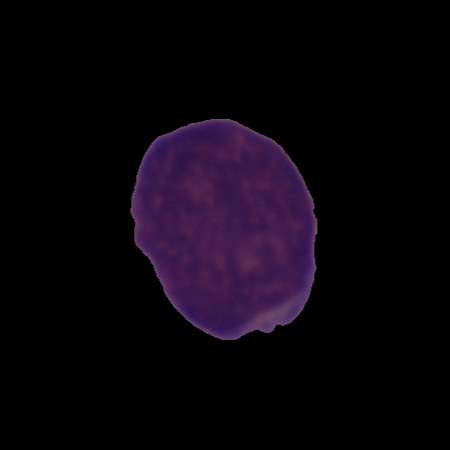
#> input picture plot-AugmExamples/UID_53_4_8_all.bmp, 450 x 450 px
$ python -i genAugmExamples.py   (imports and definitions only)
#> lines starting #> are read from the running program, lines starting #| are printed output that depends on the picture; after the words box and inside, x2 and y2 are one past the last pixel; in counts of white or black regions, pixels touching at a corner belong together
#> further down, picture is the input picture: shape (450, 450, 3); mean B, G, R 12.6, 4.9, 10.6
import numpy as np
import cv2
import matplotlib
from matplotlib import rc
from matplotlib import pyplot as plt

def removeBackground(image):
    if len(image.shape)==3:
        mask = cv2.cvtColor(image, cv2.COLOR_BGR2GRAY)
        _,mask = cv2.threshold(mask, 1, 255, cv2.THRESH_BINARY)
        contours, _ = cv2.findContours(mask, 1, 2)
        c = max(contours, key=cv2.contourArea)
        x,y,w,h = cv2.boundingRect(c)
        return image[y:y+h, x:x+w, :]
    elif len(image.shape)==2:
        _,mask = cv2.threshold(image, 1, 255, cv2.THRESH_BINARY)
        contours, _ = cv2.findContours(mask, 1, 2)
        c = max(contours, key=cv2.contourArea)
        x,y,w,h = cv2.boundingRect(c)
        return image[y:y+h, x:x+w]

def shearImage(image):
    shearV = 0.3
    shearMatrix_X = np.array([[1.0, shearV, 0.0],
                              [0.0, 1.0, 0.0],
                              [0.0, 0.0, 1.0]])
    shearV = 0.2
    shearMatrix_Y = np.array([[1.0, 0.0, 0.0],
                              [shearV, 1.0, 0.0],
                              [0.0, 0.0, 1.0]])
    img = cv2.copyMakeBorder(image,225,225,225,225,cv2.BORDER_CONSTANT,value=[0,0,0])
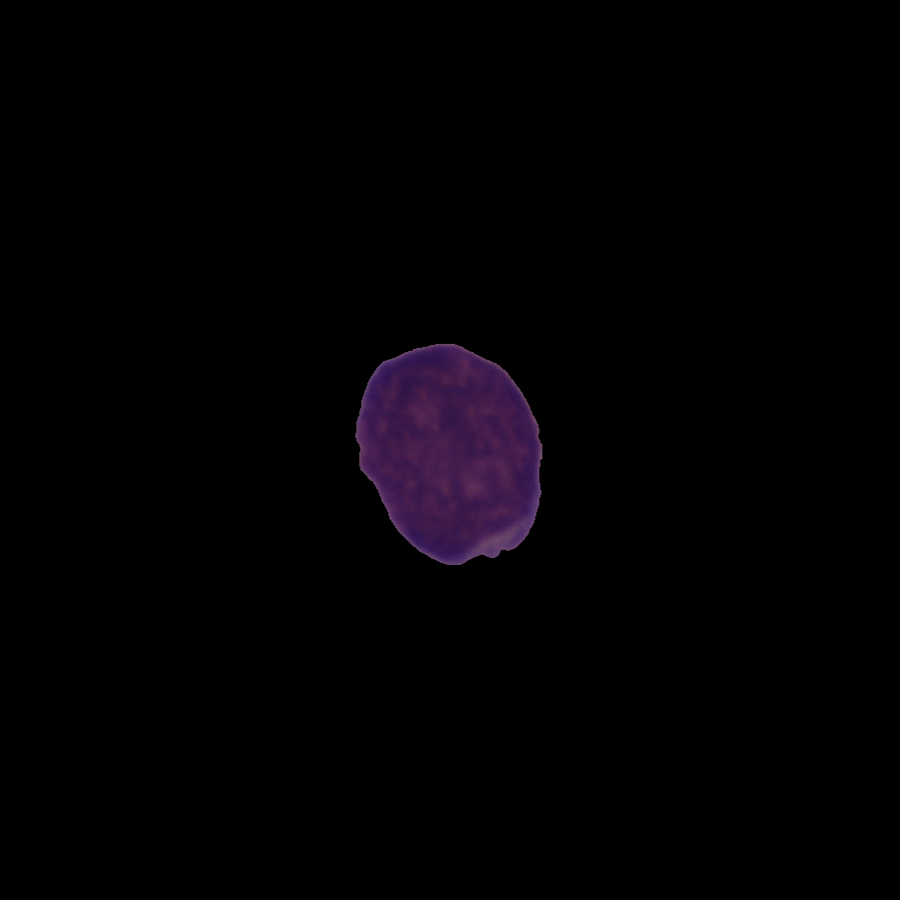
#> img: shape (900, 900, 3); mean B, G, R 3.2, 1.2, 2.6
    height, width, _ = img.shape
#> height = 900; width = 900
    shearAxis = np.random.choice([-1, 0, 1])
    img = cv2.warpPerspective(img, shearMatrix_X, (height,width))
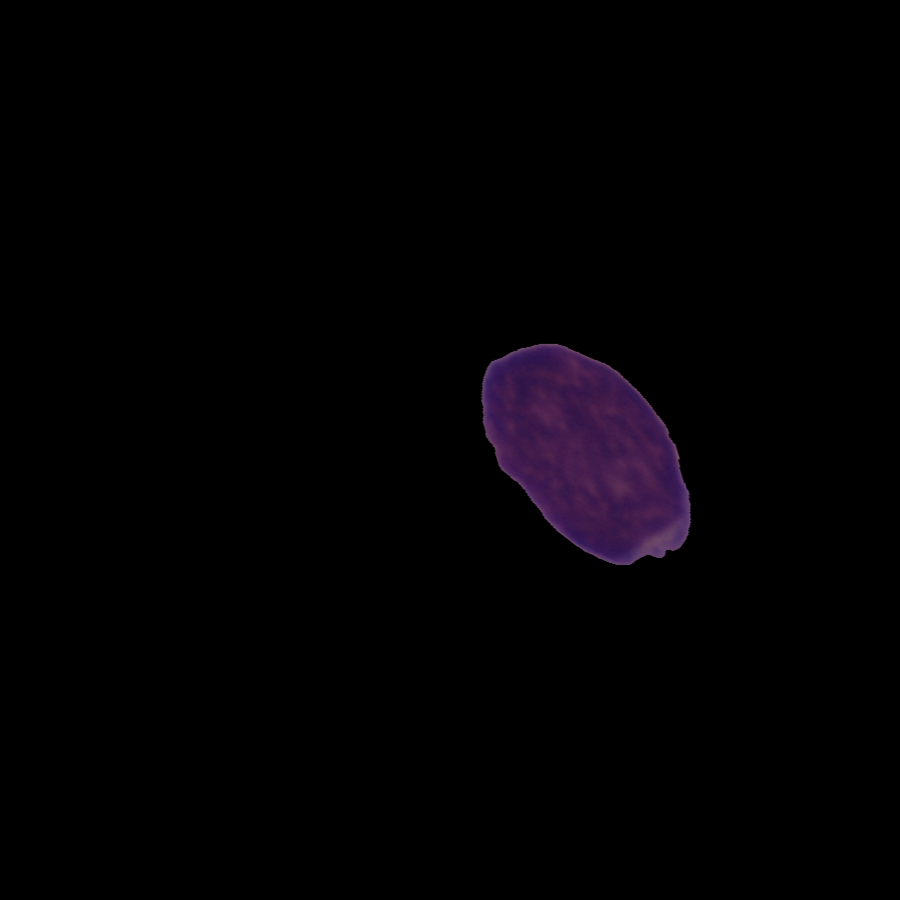
#> img: shape (900, 900, 3); mean B, G, R 3.2, 1.2, 2.6
    img = cv2.warpPerspective(img, shearMatrix_Y, (height,width))
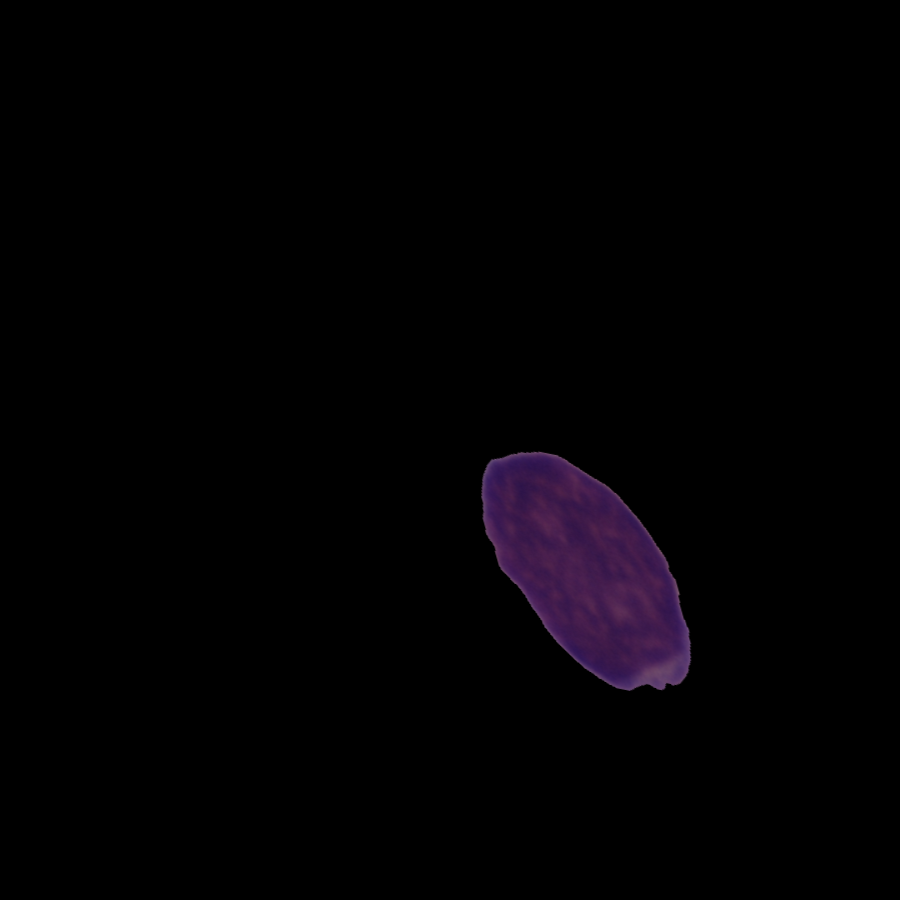
#> img: shape (900, 900, 3); mean B, G, R 3.2, 1.2, 2.7
    img = removeBackground(img)
#> in removeBackground, `mask = cv2.cvtColor(image, cv2.COLOR_BGR2GRAY)`:
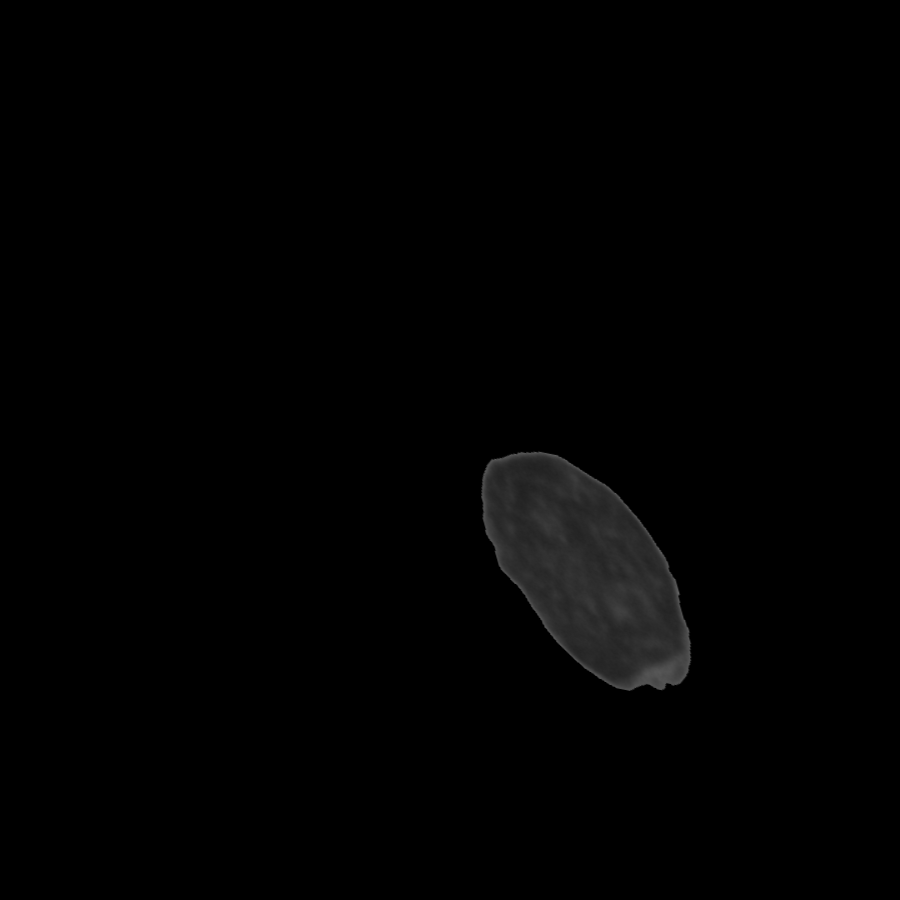
#> mask: shape (900, 900); min 0, max 99, mean 1.9
#> in removeBackground, `_,mask = cv2.threshold(mask, 1, 255, cv2.THRESH_BINARY)`:
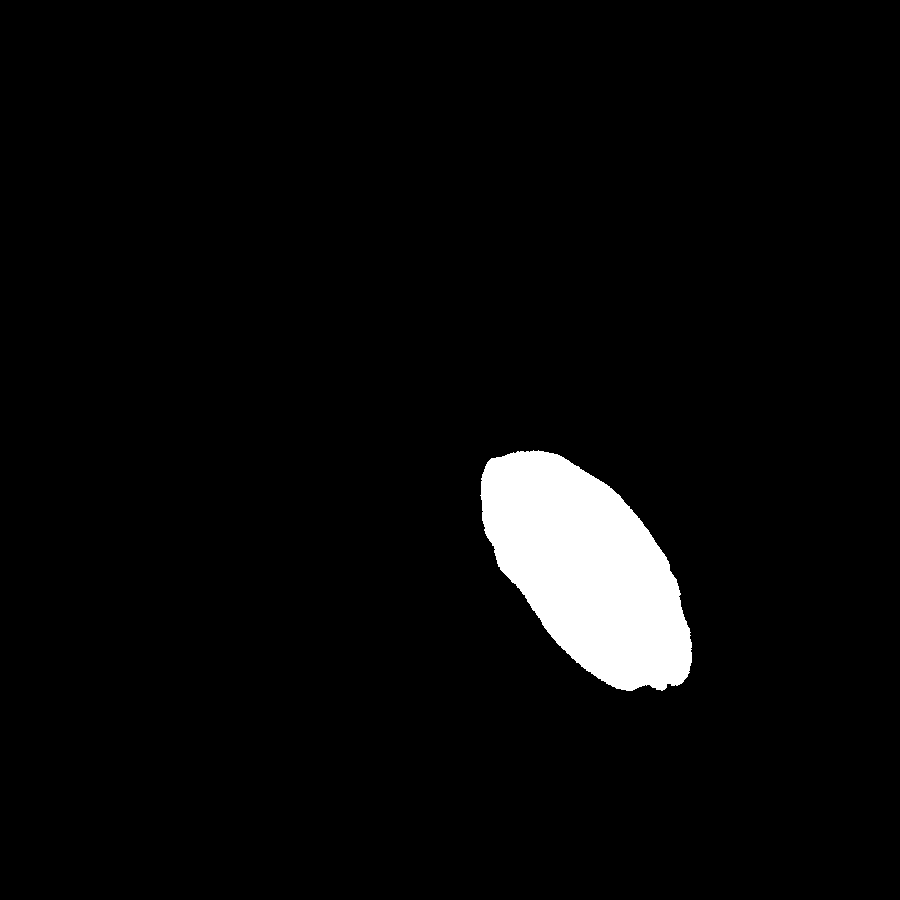
#> mask: shape (900, 900); 4% white; 1 white region
#> in removeBackground, `contours, _ = cv2.findContours(mask, 1, 2)`: contours = 1 contour; box (x1, y1, x2, y2) and area: (480, 450, 692, 691) 32010
#> in removeBackground, `c = max(contours, key=cv2.contourArea)`: c = contour of 388 points, box (x1, y1, x2, y2) (480, 450, 692, 691), area 32010
#> in removeBackground, `x,y,w,h = cv2.boundingRect(c)`: x = 480; y = 450; w = 212; h = 241
#> in removeBackground, `return image[y:y+h, x:x+w, :]`:
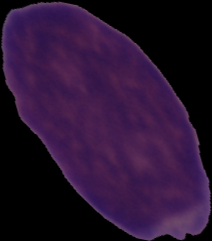
#> returned value: shape (241, 212, 3); mean of channels 0, 1, 2 50.1, 19.4, 42; drawn as B, G, R
    w, h, _ = img.shape
#> w = 241; h = 212
    img = cv2.copyMakeBorder(img, ((450-w)//2)+1, ((450-w)//2)+1,
                                  ((450-h)//2)+1, ((450-h)//2)+1,
                                  cv2.BORDER_CONSTANT,value=[0,0,0])
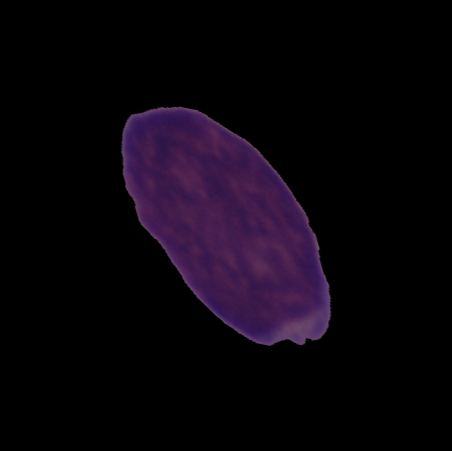
#> img: shape (451, 452, 3); mean B, G, R 12.6, 4.9, 10.5
    img = img[0:450, 0:450, :]
#> img: shape (450, 450, 3)
    return img

def saltPepperNoise(image, salt_vs_pepper=0.2, amount=0.004):
    height, width, _ = image.shape
    #Create Salt and Pepper masks
    saltMask = np.random.uniform(0.0, 1.0, (height, width))
    pepperMask = np.random.uniform(0.0, 1.0, (height, width))
    saltMask[saltMask<=salt_vs_pepper] = 255.0
    pepperMask[pepperMask>salt_vs_pepper] = 255.0
    #pepperMask = pepperMask.astype(np.uint8)
    #saltMask = saltMask.astype(np.uint8)
    _, saltMask = cv2.threshold(saltMask, 127, 255, cv2.THRESH_BINARY)
    _, pepperMask = cv2.threshold(pepperMask, 127, 255, cv2.THRESH_BINARY)
    #Drop 'amount' pixels from saltMask
    toDrop = np.argwhere(saltMask>0)
    dropQtd = np.ceil(len(toDrop)*(1-amount)).astype(np.int32)
    np.random.shuffle(toDrop)
    for i in range(dropQtd):
        saltMask[toDrop[i][0],toDrop[i][1]] = 0
    #Drop 'amount' pixels from pepperMask
    toDrop = np.argwhere(pepperMask>0)
    dropQtd = np.ceil(len(toDrop)*(1-amount)).astype(np.int32)
    np.random.shuffle(toDrop)
    for i in range(dropQtd):
        pepperMask[toDrop[i][0],toDrop[i][1]] = 0
    #Apply pepperMasks on Image
    image = image.astype(np.int32)
    image[:,:,0] = np.add(image[:,:,0],pepperMask)
    image[:,:,1] = np.add(image[:,:,1],pepperMask)
    image[:,:,2] = np.add(image[:,:,2],pepperMask)
    #Apply saltMask on Image
    image[:,:,0] = np.subtract(image[:,:,0],saltMask)
    image[:,:,1] = np.subtract(image[:,:,1],saltMask)
    image[:,:,2] = np.subtract(image[:,:,2],saltMask)
    return np.clip(image, 0, 255).astype(np.uint8)


# [78 lines not run here, left out]

>>> import cv2
>>> picture = cv2.imread('UID_53_4_8_all.bmp')
>>> result = shearImage(picture)
